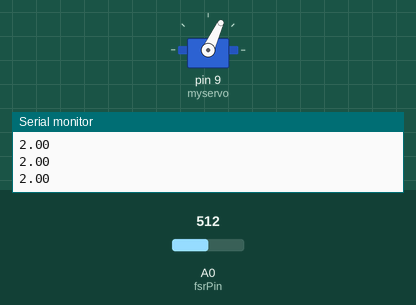
Simulated run of this sketch. Board: Arduino Uno, built with avr-gcc and run on an emulated ATmega328P. Shown: servo, the last lines printed to the serial monitor. The test bench sets the inputs (shaded band); at power-on: A0 (fsrPin) = 512.

Above: at 1.2 s.
1.3 s: A0 (fsrPin) set to 716
At 2.1 s:
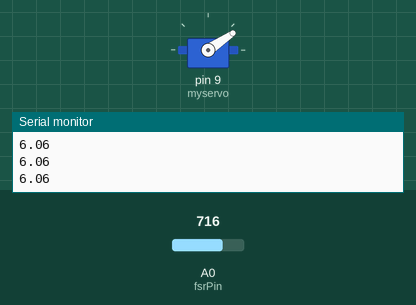
2.8 s: A0 (fsrPin) set to 511
At 3.4 s:
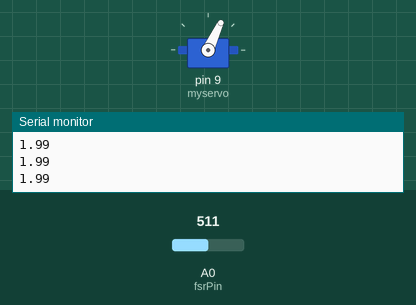
Timing chart, 0 to 5.8 s (numbered marks = the images above; inputs shaded):
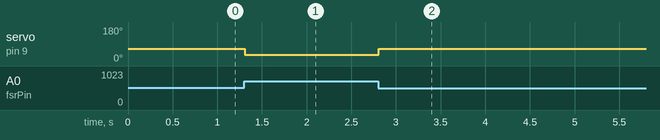

The sketch:

force_servo_control_modify.ino
```cpp
#include <Servo.h>
Servo myservo;


int fsrPin = 0;
double fsrReading;


void setup()
{
  myservo.attach(9);
  Serial.begin(9600);
}

void loop()
{
  double pos = 80.00;
  fsrReading = analogRead(fsrPin);
  double force = (15.311 * exp(0.005199 * fsrReading) * 9.8 * 0.001 - 0.15) * 10;
  //Serial.print("Force value = ");
  Serial.println(force / 10);
   pos = 80.00 - force * 0.75;
   //double angle=myservo.read();
   //Serial.print("angle = ");
   //Serial.println(angle);
   if(pos<=20)
   pos=20;
   myservo.write(pos);
//Serial.print("pos = ");
//Serial.println(pos);
//Serial.println(" ");
   //delay(1);
}
```

Measured:
- after the input at 1.3 s, servo on pin 9 (myservo): 65° → 34° at once
- after the input at 2.8 s, servo on pin 9 (myservo): 34° → 65° at once
